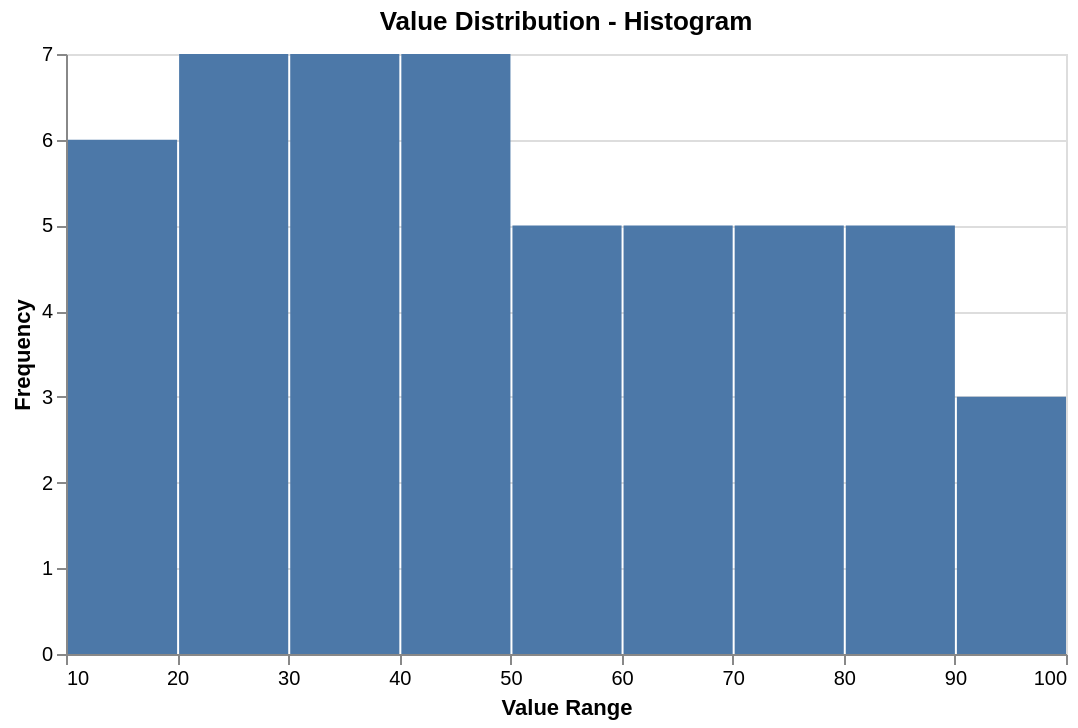

The specification (Vega-Lite) saved for this image:
### Vega-Lite specification from a JSON file in a GitHub repository (floating-point values rounded to 4 significant figures)
{"$schema": "https://vega.github.io/schema/vega-lite/v6.json", "description": "A basic histogram showing the distribution of values with automatic binning", "title": "Value Distribution - Histogram", "width": 500, "height": 300, "data": {"values": [{"value": 12}, {"value": 15}, {"value": 18}, {"value": 22}, {"value": 25}, {"value": 28}, {"value": 32}, {"value": 35}, {"value": 38}, {"value": 42}, {"value": 45}, {"value": 48}, {"value": 52}, {"value": 55}, {"value": 58}, {"value": 62}, {"value": 65}, {"value": 68}, {"value": 72}, {"value": 75}, {"value": 78}, {"value": 82}, {"value": 85}, {"value": 88}, {"value": 92}, {"value": 95}, {"value": 14}, {"value": 19}, {"value": 24}, {"value": 29}, {"value": 34}, {"value": 39}, {"value": 44}, {"value": 49}, {"value": 54}, {"value": 59}, {"value": 64}, {"value": 69}, {"value": 74}, {"value": 79}, {"value": 84}, {"value": 89}, {"value": 94}, {"value": 16}, {"value": 21}, {"value": 26}, {"value": 31}, {"value": 36}, {"value": 41}, {"value": 46}]}, "mark": "bar", "encoding": {"x": {"field": "value", "type": "quantitative", "bin": true, "axis": {"title": "Value Range"}}, "y": {"aggregate": "count", "type": "quantitative", "axis": {"title": "Frequency"}}}}
